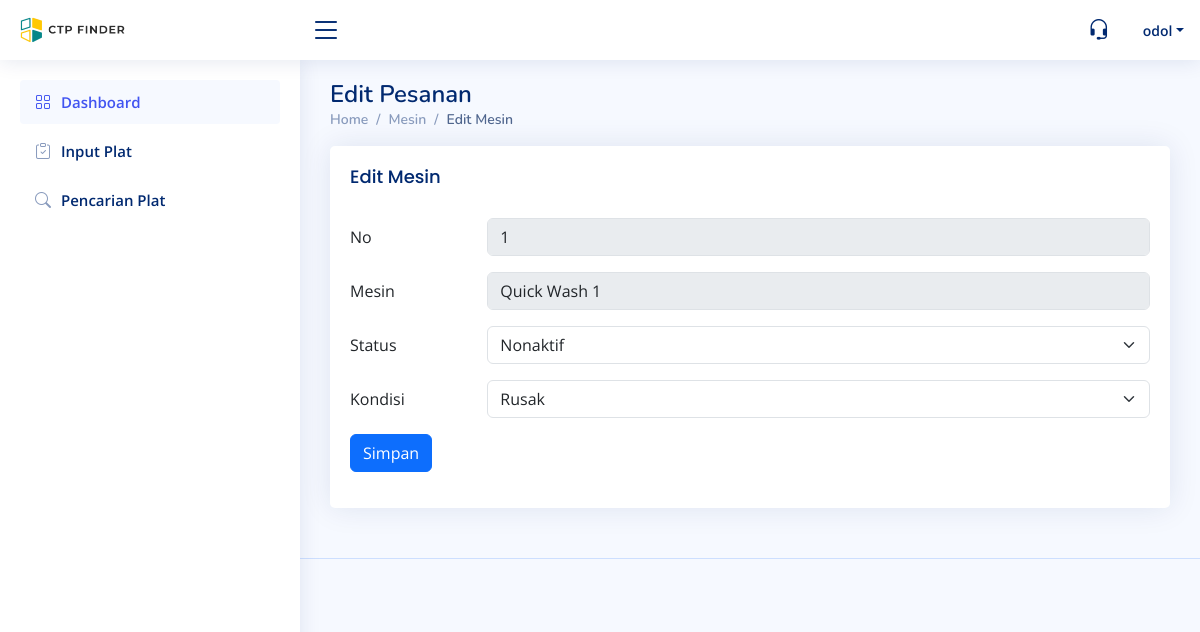
The page /dashboard-admin/pages/content/mesin/edit-mesin.php?id=1 (signed in) on the database its author committed.
### tables this page shows
CREATE TABLE `tbl_mesin_cuci` (
  `id_mesin_cuci` int(11) NOT NULL,
  `nama` varchar(25) NOT NULL,
  `status_mesin` enum('Aktif','Nonaktif') NOT NULL,
  `kondisi` enum('Baik','Perbaikan','Rusak') NOT NULL
);

### dashboard-admin/pages/content/mesin/edit-mesin.php (the view, shortened to what this page needs)
<?php
include '../../../../config/db.php';
?>
<main id="main" class="main">
  <div class="pagetitle">
    <h1>Edit Pesanan</h1>
    <nav>
      <ol class="breadcrumb">
        <li class="breadcrumb-item"><a href="../dashboard/Dashboard.php">Home</a></li>
        <li class="breadcrumb-item"><a href="./mesin.php">Mesin</a></li>
        <li class="breadcrumb-item active">Edit Mesin</li>
      </ol>
    </nav>
  </div>
  <section class="section dashboard">
    <div class="col-lg-12">
      <div class="card">
        <div class="card-body">
          <?php
          $id = $_GET["id"];
          $sql = "SELECT * FROM tbl_mesin_cuci WHERE id_mesin_cuci=$id";
          $result = $db_connect->query($sql);
          if ($row = $result->fetch_assoc()) {
          ?>
            <h5 class="card-title">Edit Mesin</h5>
            <form method="post" action="../../../../backend/proses_edit_mesin.php">
              <div class="row mb-3">
                <label for="inputText" class="col-sm-2 col-form-label">No</label>
                <div class="col-sm-10">
                  <input type="text" class="form-control" name="nomor" value="<?php echo $row['id_mesin_cuci']; ?>" disabled>
                </div>
              </div>
              <div class="row mb-3">
                <label for="inputDate" class="col-sm-2 col-form-label">Mesin</label>
                <div class="col-sm-10">
                  <input type="text" class="form-control" name="nama_mesin" value="<?php echo $row['nama']; ?>" disabled>
                </div>
              </div>
              <div class="row mb-3">
                <label class="col-sm-2 col-form-label">Status</label>
                <div class="col-sm-10">
                  <select class="form-select" aria-label="Default select example" name="status_mesin">
                    <option value="Nonaktif" <?php echo ($row['status_mesin'] == 'Nonaktif') ? 'selected' : ''; ?>>Nonaktif</option>
                  </select>
                </div>
              </div>
              <div class="row mb-3">
                <label class="col-sm-2 col-form-label">Kondisi</label>
                <div class="col-sm-10">
                  <select class="form-select" aria-label="Default select example" name="kondisi">
                    <option value="Rusak" <?php echo ($row['kondisi'] == 'Rusak') ? 'selected' : ''; ?>>Rusak</option>
                  </select>
                </div>
              </div>
              <div class="row mb-3">
                <div class="col-sm-10">
                  <button type="submit" class="btn btn-primary">Simpan</button>
                </div>
              </div>
            </form>
          <?php
          }
          ?>
        </div>
      </div>
    </div>
  </section>
</main>

### dashboard-admin/assets/css/style.css (style rules this page uses)
:root { scroll-behavior: smooth; }
body { font-family: "Open Sans", sans-serif; background: #f6f9ff; color: #444444; }
a { color: #4154f1; text-decoration: none; }
h1, h2, h3, h4, h5, h6 { font-family: "Nunito", sans-serif; }
#main { margin-top: 60px; padding: 20px 30px; transition: all 0.3s; }
.pagetitle { margin-bottom: 10px; }
.pagetitle h1 { font-size: 24px; margin-bottom: 0; font-weight: 600; color: #012970; }
.card { margin-bottom: 30px; border: none; border-radius: 5px; box-shadow: 0px 0 30px rgba(1, 41, 112, 0.1); }
.card-title { padding: 20px 0 15px 0; font-size: 18px; font-weight: 500; color: #012970; font-family: "Poppins", sans-serif; }
.card-body { padding: 0 20px 20px 20px; }
.breadcrumb { font-size: 14px; font-family: "Nunito", sans-serif; color: #899bbd; font-weight: 600; }
.breadcrumb a { color: #899bbd; transition: 0.3s; }
.breadcrumb .breadcrumb-item::before { color: #899bbd; }
.breadcrumb .active { color: #51678f; font-weight: 600; }
@media (min-width: 1200px) { #main, #footer { margin-left: 300px; } }

### rows shown on the page
tbl_mesin_cuci: nomor "1", nama_mesin "Quick Wash 1", status_mesin "Nonaktif", kondisi "Rusak"

### other values the page prints
$_SESSION['name'] "odol"
